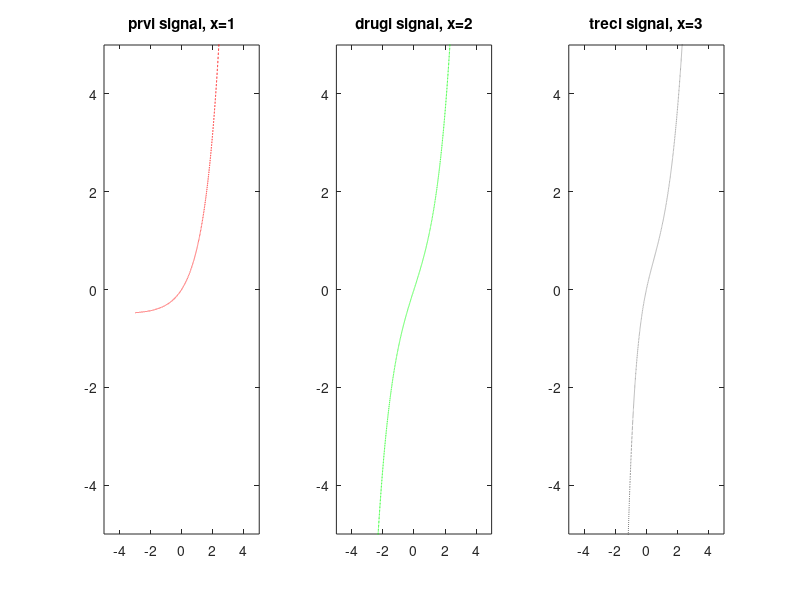

Reproduce this figure in MATLAB.
t = -3:0.001:3;

sig1 = (1-exp(-t))./(2*exp(-t));
sig2 = (1-exp(-2*t))./(2*exp(-t));
sig3 = (1-exp(-3*t))./(2*exp(-t));

figure
subplot(1,3,1)
plot(t,sig1,'r --')
title('prvi signal, x=1')
xlim([-5 5])
ylim([-5 5])

subplot(1,3,2)
plot(t,sig2,'g-.')
title('drugi signal, x=2')
xlim([-5 5])
ylim([-5 5])

subplot(1,3,3)
plot(t,sig3,'k:')
title('treci signal, x=3')
xlim([-5 5])
ylim([-5 5])
